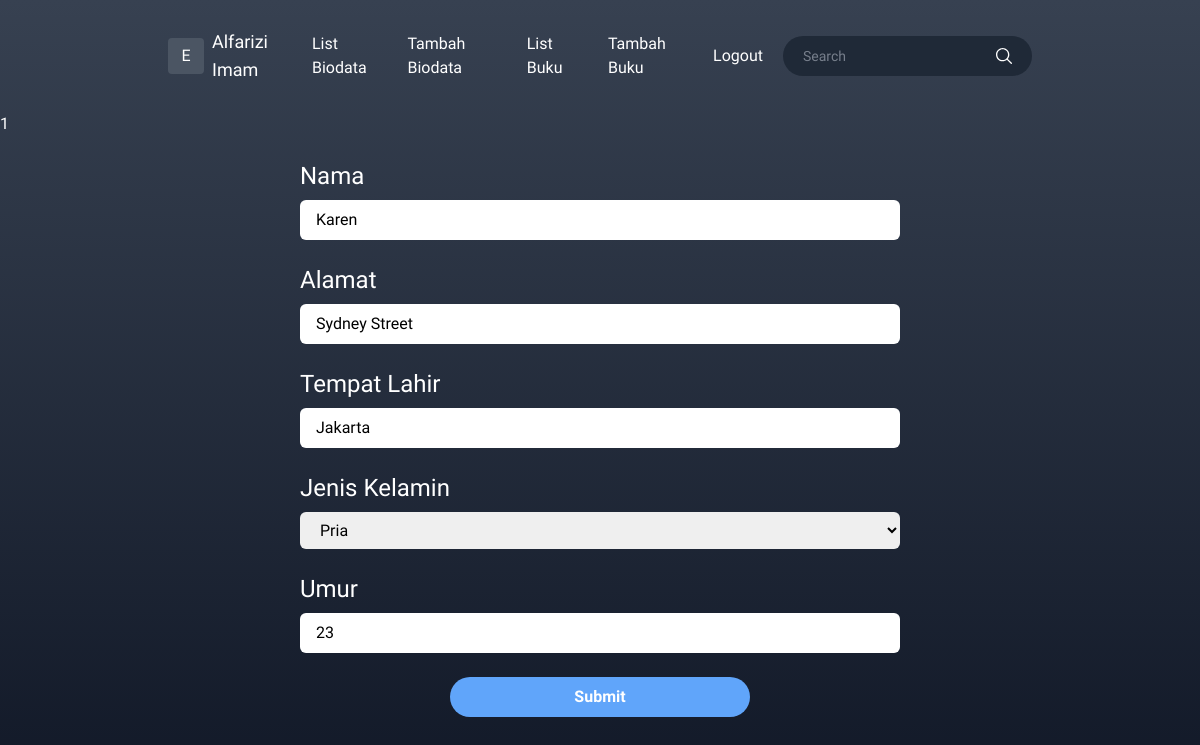
The page /edit-biodata.php?id=3 (signed in) on the database its author committed.
### tables this page shows
CREATE TABLE `biodata` (
  `id` int(11) NOT NULL,
  `nama` varchar(255) NOT NULL,
  `alamat` text NOT NULL,
  `tempat_lahir` varchar(255) NOT NULL,
  `gender` enum('pria','wanita') NOT NULL,
  `umur` int(2) NOT NULL
);

### edit-biodata.php (the view, shortened to what this page needs)
<?php
require_once __DIR__ . '/db-config.php';
if (isset($_SESSION['id']) && isset($_SESSION['email'])) :
  $id = $_GET['id'];
  $sql = "SELECT * FROM biodata WHERE id = ?";
  $statement = $connection->prepare($sql);
  $statement->execute([$id]);
  if ($row = $statement->fetch()) {
    $nama = $row['nama'];
    $alamat = $row['alamat'];
    $tempat_lahir = $row['tempat_lahir'];
    $umur = $row['umur'];
  }
?>
  <!DOCTYPE html>
  <html lang="en">
  <head>
    <script src="https://cdn.tailwindcss.com"></script>
  </head>
  <body>
    <div class="h-screen overflow-y-scroll bg-primary text-white">
      <?= require_once __DIR__ . '/layout/header.php' ?>
      <form action="./check/check-edit-biodata.php" method="POST">
        <div class="w-6/12 flex flex-wrap items-center justify-center mx-auto space-y-6">
          <div class="w-full">
            <label for="nama" class="block text-2xl mb-2">Nama</label>
            <input type="text" id='nama' name='nama' value="<?= $nama ?>" class="w-full p-2 px-4 text-black rounded-md focus:outline-cyan-500 placeholder:text-sm" placeholder="Masukkan Nama">
          </div>
          <div class="w-full">
            <label for="alamat" class="block text-2xl mb-2">Alamat</label>
            <input type="text" id='alamat' name='alamat' value="<?= $alamat ?>" class="w-full p-2 px-4 text-black rounded-md focus:outline-cyan-500 placeholder:text-sm" placeholder="Masukkan Alamat">
          </div>
          <div class="w-full">
            <label for="tempat_lahir" class="block text-2xl mb-2">Tempat Lahir</label>
            <input type="text" id='tempat_lahir' name='tempat_lahir' value="<?= $tempat_lahir ?>" class="w-full p-2 px-4 text-black rounded-md focus:outline-cyan-500 placeholder:text-sm" placeholder="Masukkan Tempat Lahir">
          </div>
          <div class="w-full">
            <label for="gender" class="block text-2xl mb-2">Jenis Kelamin</label>
            <select name="gender" value="<?= $id ?>" id="gender" class="w-full p-2 px-4 text-black rounded-md focus:outline-cyan-500 placeholder:text-sm">
              <option value="pria">Pria</option>
            </select>
          </div>
          <div class="w-full">
            <label for="umur" class="block text-2xl mb-2">Umur</label>
            <input type="number" id='umur' name='umur' value="<?= $umur ?>" class="w-full p-2 px-4 text-black rounded-md focus:outline-cyan-500 placeholder:text-sm" placeholder="Masukkan umur">
          </div>
          <div class="w-6/12">
            <button class="border bg-blue-400 hover:bg-blue-300 w-full rounded-full border-none py-2 mb-3 font-bold" type='submit'>Submit</button>
          </div>
        </div>
      </form>
    </div>
  </body>
  </html>
<?php
else :
  header("Location: login.php");
  exit();
endif;
?>

### edit-biodata.php (style rules this page uses)
* { font-family: 'Patrick Hand', cursive; }
.bg-primary { background: linear-gradient(180deg, #374151 0%, #111827 100%) no-repeat; }

### rows shown on the page
biodata: nama "Karen", alamat "Sydney Street", tempat_lahir "Jakarta", umur "23"

### other values the page prints
$_SESSION['name'] "Alfarizi Imam"
require_once __DIR__ . '/layout/header.php' "1"
